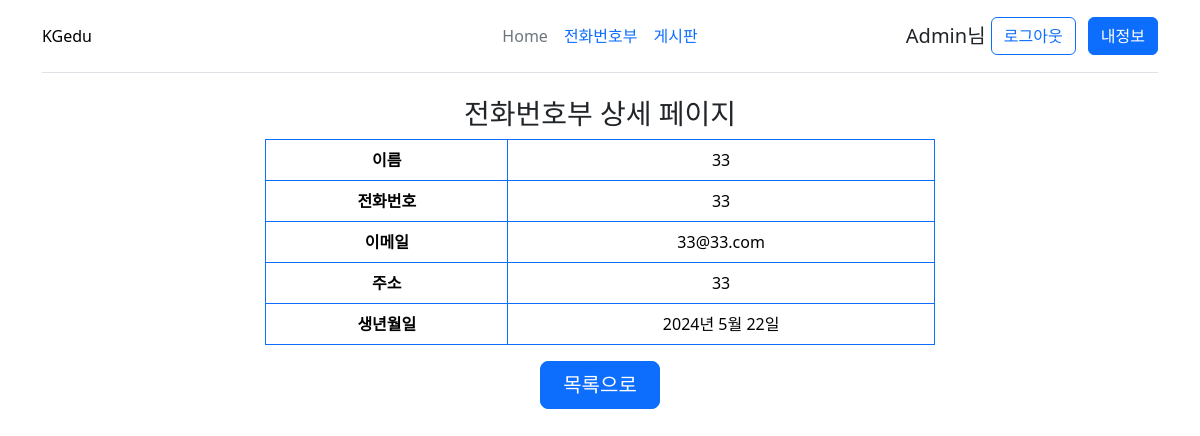
Screenshot of /phonebook/detail/8 (signed in) with the database file from the repository.
### phonebook/models.py (models this page shows, shortened)
class PhoneBook(models.Model):
    이름 = models.CharField(max_length=50, null=False)
    전화번호 = models.CharField(max_length=15)
    이메일 = models.EmailField()
    주소 = models.CharField(max_length=100)
    생년월일 = models.DateField()
    작성자 = models.CharField(max_length=50)

### phonebook/views.py (the view)
# urls.py: re_path(r'(\d+)/$', views.detail, name='D'),
def detail(request, userId):
    userInfo = PhoneBook.objects.values().get(id=userId)
    print(userInfo)
    content = {
        'userInfo' : userInfo,
    }
    return render(request, 'phonebook/detail.html', content);

### template/phonebook/detail.html (shortened to what this page needs)
{% extends 'main.html' %}
{% block content %}
    <h3 class="text-center">전화번호부 상세 페이지</h3>
    <table class="table table-bordered border-primary text-center" style="width:60%;" align="center">
        <tr>
            <th>이름</th>
            <td>{{ userInfo.이름 }}</td>
        </tr>
        <tr>
            <th>전화번호</th>
            <td>{{ userInfo.전화번호 }}</td>
        </tr>
        <tr>
            <th>이메일</th>
            <td>{{ userInfo.이메일 }}</td>
        </tr>
        <tr>
            <th>주소</th>
            <td>{{ userInfo.주소 }}</td>
        </tr>
        <tr>
            <th>생년월일</th>
            <td>{{ userInfo.생년월일 }}</td>
        </tr>
    </table>
    <div class="d-flex justify-content-center">
        <button class="btn btn-primary btn-lg mx-2" style="width:120px" onclick="changeLocation('index')">목록으로</button>
    </div>
{% endblock %}

### template/main.html (shortened to what this page needs)
<!DOCTYPE html>
<html lang="en">
<head>
    <link rel="stylesheet" href="https://cdn.jsdelivr.net/npm/bootstrap@5.3.3/dist/css/bootstrap.min.css">
</head>
<body>
    <div class="container" >
        <header class="d-flex flex-wrap align-items-center justify-content-center justify-content-md-between py-3 mb-4 border-bottom">
          <div class="col-md-3 mb-2 mb-md-0">
            <a href="/" class="d-inline-flex link-body-emphasis text-decoration-none">
              KGedu
            </a>
          </div>
          <ul class="nav col-12 col-md-auto mb-2 justify-content-center mb-md-0">
            <li><a href="/" class="nav-link px-2 link-secondary" id="home">Home</a></li>
            <li><a href="{% url 'PB:I' %}" class="nav-link px-2" id="book">전화번호부</a></li>
            <li><a href="{% url 'BD:I' 1 %}" class="nav-link px-2">게시판</a></li>
          </ul>
          <div class="col-md-3 text-end">
            {% if not user.is_active %}
            <button type="button" class="btn btn-outline-primary me-2"
                onclick="document.location.href='/account/login/'" id="login">로그인</button>
            <button type="button" class="btn btn-primary"
                onclick="document.location.href='/account/register/'" id="join">회원가입</button>
            {% else %}
            <span class="text-capitalize fs-5 align-middle">
                {{ user }}님
            </span>
            <button type="button" class="btn btn-outline-primary me-2"
                onclick="document.location.href='/account/logout/'" id="logout">로그아웃</button>
            <button type="button" class="btn btn-primary"
                onclick="document.location.href='/account/myinfo/'" id="myinfo">내정보</button>
            {% endif %}
          </div>
        </header>
      </div>
      <div class="container">
        {% block content %}{% endblock %}
      </div>
</body>
</html>

### rows the page displays
PhoneBook: 이름 "33", 전화번호 "33", 이메일 "33@33.com", 주소 "33", 생년월일 "2024년 5월 22일"

### other values shown
{{ user }} "Admin"
